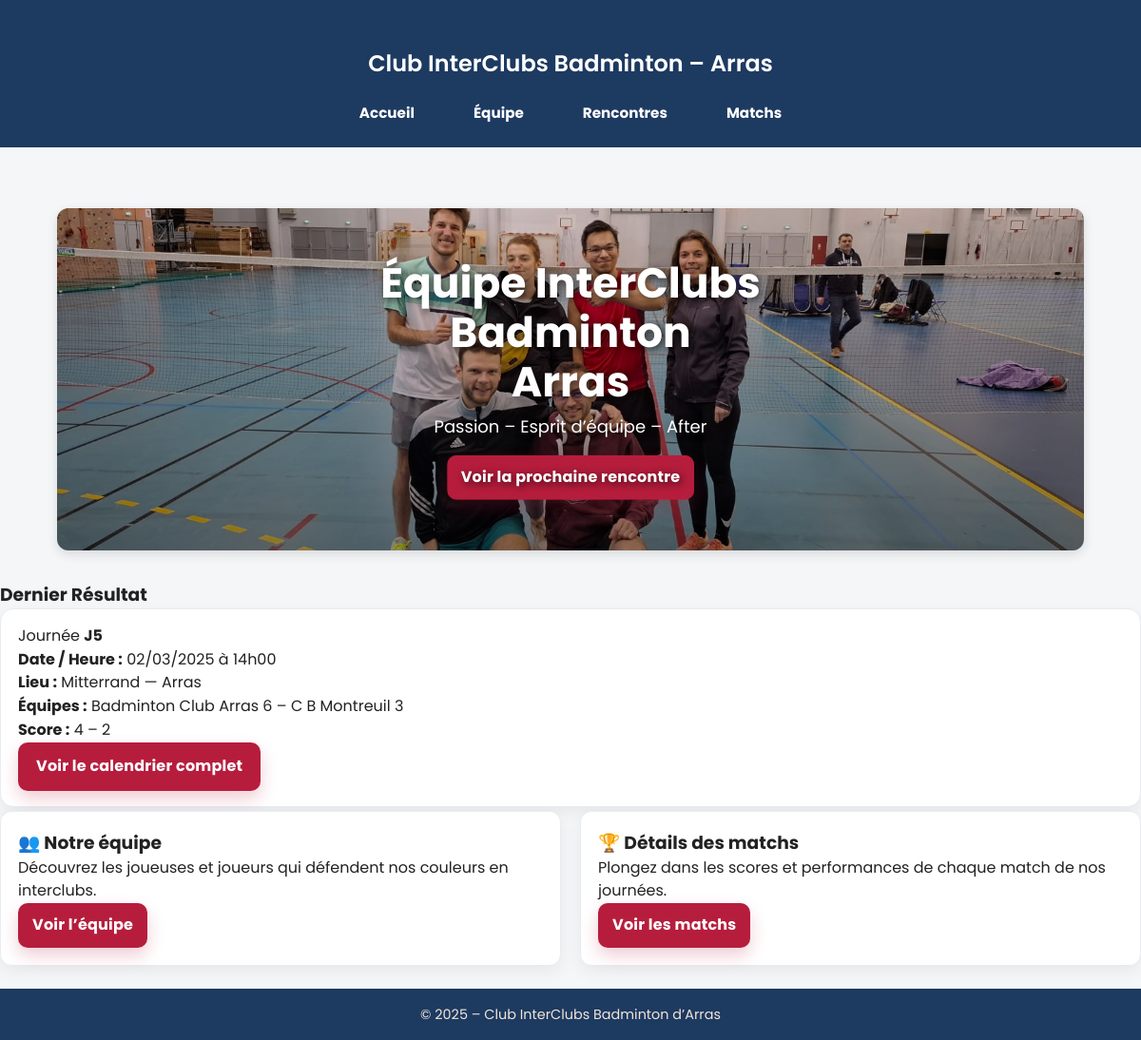
The page / on the database its author committed.
### tables this page shows
CREATE TABLE `fixtures` (
  `id` int(11) NOT NULL,
  `season` varchar(9) NOT NULL,
  `competition` varchar(120) DEFAULT NULL,
  `matchday` int(11) DEFAULT NULL,
  `date_time` datetime NOT NULL,
  `venue_name` varchar(120) DEFAULT NULL,
  `venue_city` varchar(80) DEFAULT NULL,
  `home_team_id` int(11) NOT NULL,
  `away_team_id` int(11) NOT NULL,
  `status` enum('scheduled','played','postponed','forfeit') NOT NULL DEFAULT 'scheduled',
  `score_home` tinyint(4) DEFAULT NULL,
  `score_away` tinyint(4) DEFAULT NULL
);

CREATE TABLE `teams` (
  `id` int(11) NOT NULL,
  `club_id` int(11) NOT NULL,
  `name` varchar(120) NOT NULL,
  `short_name` varchar(40) NOT NULL,
  `season` varchar(9) NOT NULL,
  `level` varchar(80) DEFAULT NULL
);

### index.php (the view, shortened to what this page needs)
<?php
require __DIR__ . '/includes/db.php';
$TEAM_ID = 1;
$sql_next = "
  SELECT f.*, th.short_name AS home_short, ta.short_name AS away_short,
         th.name AS home_name, ta.name AS away_name
  FROM fixtures f
  JOIN teams th ON th.id = f.home_team_id
  JOIN teams ta ON ta.id = f.away_team_id
  WHERE (f.home_team_id = :tid OR f.away_team_id = :tid)
    AND f.status = 'scheduled'
  ORDER BY f.date_time ASC
  LIMIT 1
";
$st = $pdo->prepare($sql_next);
$st->execute(['tid' => $TEAM_ID]);
$next_match = $st->fetch(PDO::FETCH_ASSOC);
$sql_last = "
  SELECT f.*, th.short_name AS home_short, ta.short_name AS away_short,
         th.name AS home_name, ta.name AS away_name
  FROM fixtures f
  JOIN teams th ON th.id = f.home_team_id
  JOIN teams ta ON ta.id = f.away_team_id
  WHERE (f.home_team_id = :tid OR f.away_team_id = :tid)
    AND f.status = 'played'
  ORDER BY f.date_time DESC
  LIMIT 1
";
$st = $pdo->prepare($sql_last);
$st->execute(['tid' => $TEAM_ID]);
$last_result = $st->fetch(PDO::FETCH_ASSOC);
$primary     = $next_match ?: $last_result;
$isUpcoming  = !empty($next_match);
$sectionTitl = $isUpcoming ? 'Prochaine Rencontre' : 'Dernier Résultat';
function h($s){ return htmlspecialchars((string)$s, ENT_QUOTES, 'UTF-8'); }
function dt_fr($ts){ return date('d/m/Y \à H\hi', strtotime($ts)); }
?>
<!DOCTYPE html>
<html lang="fr">
<head>
  <link rel="stylesheet" href="style.css" />
</head>
<body>
<?php include __DIR__ . '/includes/header.php'; ?>
<main class="container">
  <div class="hero-banner position-relative mb-5">
    <img src="img/teambanner.jpeg"
         alt="Équipe InterClubs Badminton – Arras"
         class="img-fluid w-100 rounded">
    <div class="hero-text position-absolute top-50 start-50 translate-middle text-center text-white">
      <h1>Équipe InterClubs<br>Badminton<br>Arras</h1>
      <p>Passion – Esprit d’équipe – After</p>
      <a href="#next-match" class="btn btn-warning cta-button">Voir la prochaine rencontre</a>
    </div>
  </div>
</main>
  <section class="home-section mb-4">
    <h3 class="mb-2"><?= h($sectionTitl) ?></h3>
    <div class="card shadow-sm">
      <div class="card-body">
        <?php if ($primary): ?>
          <?php if ($primary['matchday']): ?>
            <div class="text-muted mb-2">Journée <strong>J<?= (int)$primary['matchday'] ?></strong></div>
          <?php endif; ?>
          <div class="mb-1">
            <strong>Date / Heure :</strong>
            <?= h(dt_fr($primary['date_time'])) ?>
          </div>
          <div class="mb-1">
            <strong>Lieu :</strong>
            <?= h($primary['venue_name']) ?>
            <?php if (!empty($primary['venue_city'])): ?>
              — <?= h($primary['venue_city']) ?>
            <?php endif; ?>
          </div>
          <div class="mb-1">
            <strong>Équipes :</strong>
            <?= h($primary['home_name']) ?> – <?= h($primary['away_name']) ?>
          </div>
          <?php if (!$isUpcoming && $primary['status'] === 'played'): ?>
            <div class="mb-1">
              <strong>Score :</strong>
              <?= (int)$primary['score_home'] ?> – <?= (int)$primary['score_away'] ?>
            </div>
          <?php endif; ?>
          <div class="mt-2">
            <a class="btn btn-primary btn-lg" href="rencontres.php">Voir le calendrier complet</a>
          </div>
        <?php else: ?>
          <div class="text-muted">Aucune donnée disponible pour le moment.</div>
        <?php endif; ?>
      </div>
    </div>
  </section>
  <section class="home-tiles">
<div class="cards-row">
  <div class="info-card">
    <h3>👥 <strong>Notre équipe</strong></h3>
    <p>Découvrez les joueuses et joueurs qui défendent nos couleurs en interclubs.</p>
    <a class="btn-link" href="equipe.php">Voir l’équipe</a>
  </div>
  <div class="info-card">
    <h3>🏆 <strong>Détails des matchs</strong></h3>
    <p>Plongez dans les scores et performances de chaque match de nos journées.</p>
    <a class="btn-link" href="matches.php">Voir les matchs</a>
  </div>
</div>
  </section>
<?php include __DIR__ . '/includes/footer.php'; ?>
</body>
</html>

### css/style.css (style rules this page uses)
:root { --brand-blue: #1D3A61; --brand-red: #B61D3C; --brand-red-dark: #8E1A30; --dark-blue: #162E6F; --bg-light: #F4F6F8; --text-main:#222; --text-muted:#6b7280; --win:#2bb673; --loss:#e53935; --border:#e5e7eb; --shadow:0 2px 6px rgba(0,0,0,.08); }
*,*::before,*::after { margin:0; padding:0; box-sizing:border-box; }
html,body { height:100%; }
body { display:flex; flex-direction:column; font-family:'Poppins', system-ui, -apple-system, "Segoe UI", Roboto, Arial, sans-serif; background:var(--bg-light); color:var(--text-main); line-height:1.55; }
a { color:var(--brand-blue); text-decoration:none; }
.container { width:90%; max-width:1100px; margin:2rem auto 0; padding:0; flex:1; display:flex; flex-direction:column; }
.hero-banner { position:relative; width:100%; max-width:1200px; height:360px; margin:2rem auto; overflow:hidden; border-radius:12px; box-shadow:0 4px 12px rgba(0,0,0,.12); }
.hero-banner img { width:100%; height:100%; object-fit:cover; display:block; }
.hero-banner::after { content:""; position:absolute; inset:0; background: linear-gradient(to bottom, rgba(0,0,0,.18), rgba(0,0,0,.45)); pointer-events:none; }
.hero-text { position:absolute; inset:50% auto auto 50%; transform:translate(-50%,-50%); text-align:center; color:#fff; text-shadow:2px 2px 8px rgba(0,0,0,.7); z-index:2; }
.hero-text h1 { font-size:clamp(28px,4vw,44px); line-height:1.18; margin-bottom:.5rem; }
.hero-text p { font-size:clamp(14px,1.5vw,18px); margin-bottom:1rem; }
.cta-button, .btn, .btn-primary, .btn-link, .btn-outline { display:inline-block; font-weight:700; border-radius:10px; padding:10px 14px; letter-spacing:.2px; transition:transform .15s, box-shadow .2s, background .2s, color .2s; box-shadow:0 8px 18px rgba(182,29,60,.22); }
.btn-lg { padding:12px 18px; }
.btn-primary, .btn-link, .cta-button { background:var(--brand-red); color:#fff !important; border:1px solid transparent; }
.card,.feature-card,.result-card,.info-card { background:#fff; border:1px solid #e8ecf1; border-radius:12px; box-shadow:0 6px 18px rgba(0,0,0,.06); }
.card { border:1px solid #e8ecf1; border-radius:14px; background:#fff; box-shadow:0 6px 16px rgba(0,0,0,.06); }
.card-body { padding:16px 18px; }
.cards-row { display:flex; flex-wrap:wrap; gap:20px; margin:4px 0 24px; }
.cards-row .info-card { flex:1; min-width:280px; padding:18px; transition:transform .2s, box-shadow .2s; }

### rows shown on the page
fixtures: matchday "5", date_time "02/03/2025 à 14h00", venue_name "Mitterrand", venue_city "Arras", home_team.name "Badminton Club Arras 6", away_team.name "C B Montreuil 3", score_home "4", score_away "2"

### other values the page prints
$sectionTitl "Dernier Résultat"
